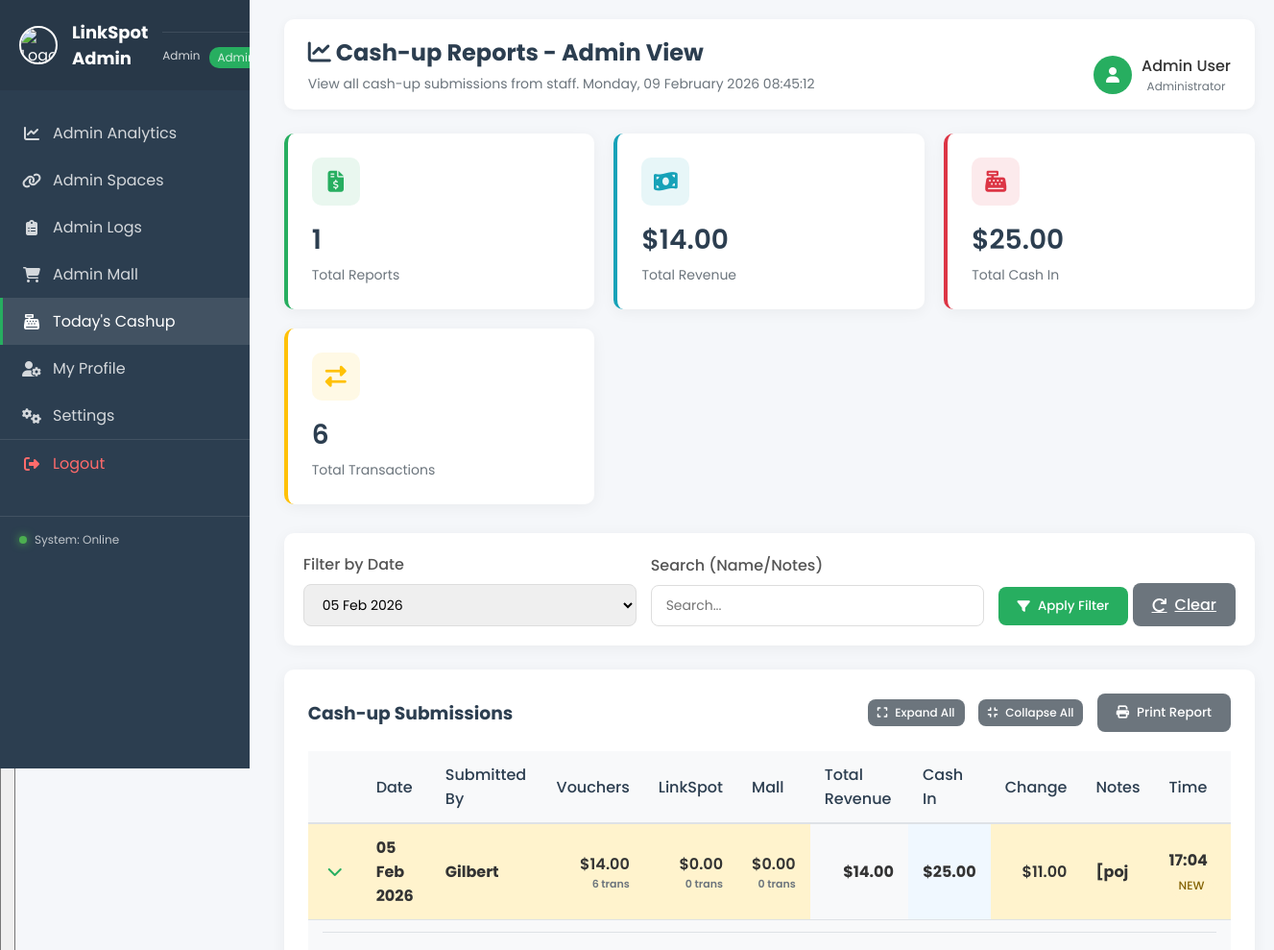
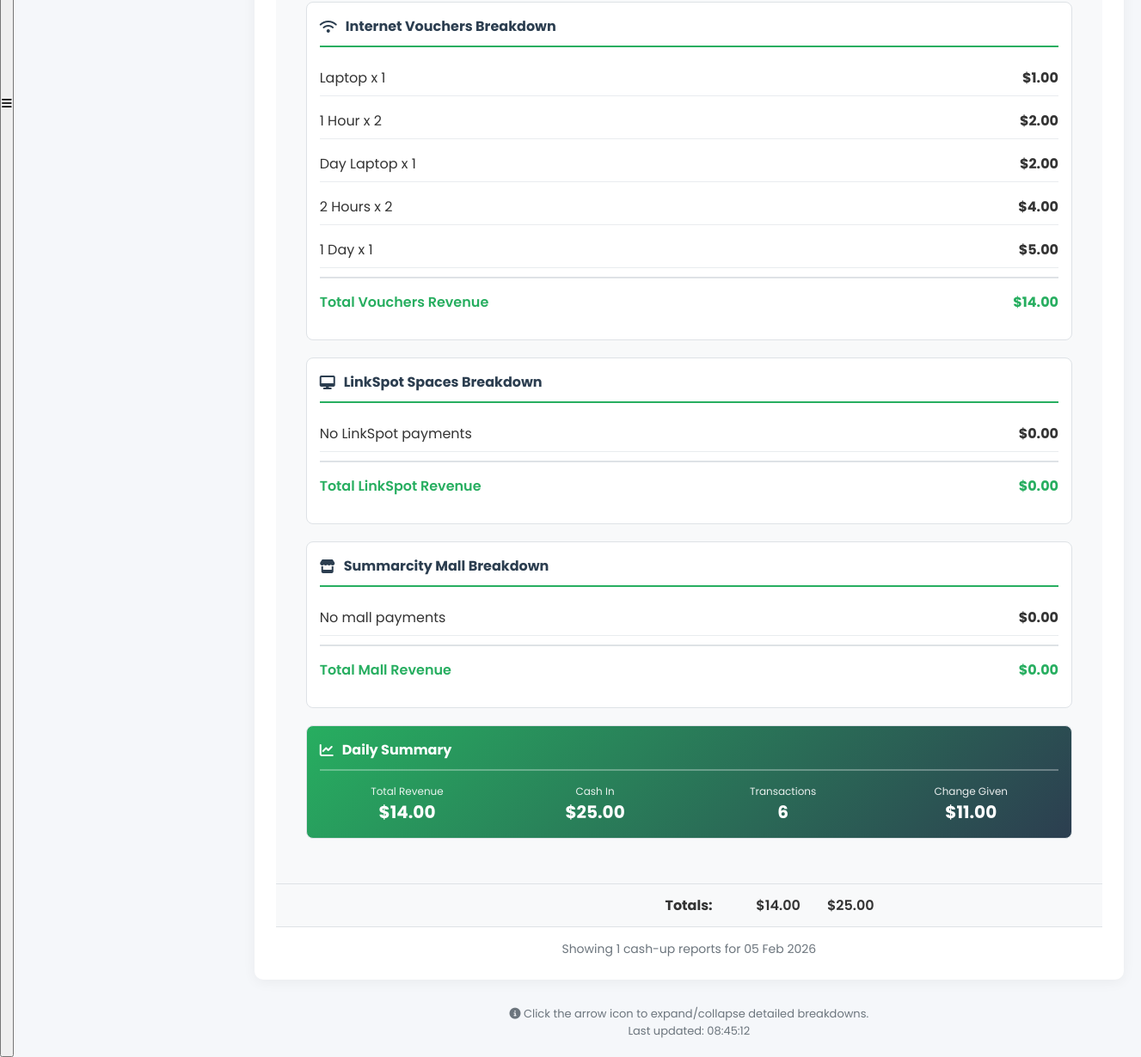
/admin/cashup.php?date=2026-02-05, run on the app's committed database (2 pictures, top to bottom).
### tables this page shows
CREATE TABLE `cashup_submissions` (
  `id` int(11) NOT NULL,
  `submission_date` date NOT NULL,
  `submitted_by_user_id` int(11) DEFAULT NULL,
  `submitted_by_name` varchar(100) NOT NULL,
  `submitted_at` datetime NOT NULL DEFAULT current_timestamp(),
  `daily_vouchers_revenue` decimal(12,2) DEFAULT 0.00,
  `daily_vouchers_cash_received` decimal(12,2) DEFAULT 0.00,
  `daily_vouchers_change_given` decimal(12,2) DEFAULT 0.00,
  `daily_vouchers_transactions` int(11) DEFAULT 0,
  `daily_linkspot_revenue` decimal(12,2) DEFAULT 0.00,
  `daily_linkspot_cash` decimal(12,2) DEFAULT 0.00,
  `daily_linkspot_transactions` int(11) DEFAULT 0,
  `daily_mall_revenue` decimal(12,2) DEFAULT 0.00,
  `daily_mall_cash` decimal(12,2) DEFAULT 0.00,
  `daily_mall_transactions` int(11) DEFAULT 0,
  `grand_total_revenue` decimal(12,2) DEFAULT 0.00,
  `grand_total_cash_in` decimal(12,2) DEFAULT 0.00,
  `notes` text DEFAULT NULL,
  `status` enum('new','seen','resolved') DEFAULT 'new'
);

### admin/cashup.php (the view, shortened to what the rows shown need)
<?php
$db = getDB();
$date = $_GET['date'] ?? '';
$sql = "SELECT * FROM cashup_submissions WHERE 1=1";
$params = [];
$types = '';
if ($date) {
    $sql .= " AND submission_date = ?";
    $params[] = $date;
    $types .= 's';
}
$sql .= " ORDER BY submission_date DESC, submitted_at DESC LIMIT 100";
$stmt = $db->prepare($sql);
if (!empty($params)) {
    $stmt->bind_param($types, ...$params);
}
$stmt->execute();
$result = $stmt->get_result();
$records = $result->fetch_all(MYSQLI_ASSOC);
function getVoucherBreakdown($db, $submissionDate, $submittedByName) {
    $breakdown = [
        'vouchers' => [],
        'linkspot' => [],
        'mall' => []
    ];
    $vStmt = $db->prepare("
        SELECT
            vt.name as voucher_type,
            COUNT(*) as quantity,
            SUM(vsi.unit_price) as total_amount
        FROM voucher_sales vs
        JOIN voucher_sale_items vsi ON vs.id = vsi.sale_id
        JOIN voucher_types vt ON vsi.voucher_type_id = vt.id
        WHERE vs.sale_date = ?
        GROUP BY vt.id, vt.name
        ORDER BY vt.price
    ");
    $vStmt->bind_param("s", $submissionDate);
    $vStmt->execute();
    $vResult = $vStmt->get_result();
    while ($row = $vResult->fetch_assoc()) {
        $breakdown['vouchers'][] = $row;
    }
    $lStmt = $db->prepare("
        SELECT
            payer_name as member_name,
            COUNT(*) as quantity,
            SUM(amount) as total_amount
        FROM linkspot_payments
        WHERE payment_date = ?
        GROUP BY payer_name
        ORDER BY total_amount DESC
    ");
    $lStmt->bind_param("s", $submissionDate);
    $lStmt->execute();
    $lResult = $lStmt->get_result();
    $mStmt = $db->prepare("
        SELECT
            payer_name as shop_name,
            COUNT(*) as quantity,
            SUM(amount) as total_amount
        FROM mall_payments
        WHERE payment_date = ?
        GROUP BY payer_name
        ORDER BY total_amount DESC
    ");
    $mStmt->bind_param("s", $submissionDate);
    $mStmt->execute();
    $mResult = $mStmt->get_result();
    return $breakdown;
}
?>
<!DOCTYPE html>
<html lang="en">
<head>
    <link rel="stylesheet" href="https://cdnjs.cloudflare.com/ajax/libs/font-awesome/6.4.0/css/all.min.css">
</head>
<body>
    <div class="dashboard-page">
        <?php include 'header.php'; ?>
        <div class="main-content">
            <div class="top-bar">
                <div class="page-title">
                    <h1><i class="fas fa-chart-line"></i> Cash-up Reports - Admin View</h1>
                </div>
            </div>
            <div class="table-card">
                <?php if (empty($records)): ?>
                    <div class="no-data">
                        <i class="fas fa-inbox fa-3x" style="color: #dee2e6; margin-bottom: 15px;"></i>
                        <h3>No cash-up reports found</h3>
                        <p>No submissions match your criteria.</p>
                    </div>
                <?php else: ?>
                    <div class="table-responsive">
                        <table class="table">
                            <thead>
                                <tr>
                                    <th width="30"></th>
                                    <th>Date</th>
                                    <th>Submitted By</th>
                                    <th>Vouchers</th>
                                    <th>LinkSpot</th>
                                    <th>Mall</th>
                                    <th>Total Revenue</th>
                                    <th>Cash In</th>
                                    <th>Change</th>
                                    <th>Notes</th>
                                    <th>Time</th>
                                </tr>
                            </thead>
                            <tbody>
                                <?php foreach ($records as $index => $record):
                                    $isNew = isset($record['status']) && $record['status'] === 'new';
                                    $breakdown = getVoucherBreakdown($db, $record['submission_date'], $record['submitted_by_name']);
                                ?>
                                <tr class="<?= $isNew ? 'status-new' : '' ?>" id="row-<?= $index ?>">
                                    <td>
                                        <button class="expand-btn" onclick="toggleRow(<?= $index ?>)">
                                            <i class="fas fa-chevron-right" id="icon-<?= $index ?>"></i>
                                        </button>
                                    </td>
                                    <td><strong><?= date('d M Y', strtotime($record['submission_date'])) ?></strong></td>
                                    <td><?= htmlspecialchars($record['submitted_by_name']) ?></td>
                                    <td class="money">
                                        $<?= number_format($record['daily_vouchers_revenue'], 2) ?>
                                        <div style="font-size: 11px; color: #6c757d;">
                                            <?= $record['daily_vouchers_transactions'] ?> trans
                                        </div>
                                    </td>
                                    <td class="money">
                                        $<?= number_format($record['daily_linkspot_revenue'], 2) ?>
                                        <div style="font-size: 11px; color: #6c757d;">
                                            <?= $record['daily_linkspot_transactions'] ?> trans
                                        </div>
                                    </td>
                                    <td class="money">
                                        $<?= number_format($record['daily_mall_revenue'], 2) ?>
                                        <div style="font-size: 11px; color: #6c757d;">
                                            <?= $record['daily_mall_transactions'] ?> trans
                                        </div>
                                    </td>
                                    <td class="money" style="background: #f8f9fa;">
                                        <strong>$<?= number_format($record['grand_total_revenue'], 2) ?></strong>
                                    </td>
                                    <td class="money" style="background: #f0f8ff;">
                                        <strong>$<?= number_format($record['grand_total_cash_in'], 2) ?></strong>
                                    </td>
                                    <td class="money">
                                        $<?= number_format($record['daily_vouchers_change_given'], 2) ?>
                                    </td>
                                    <td class="notes-cell" title="<?= htmlspecialchars($record['notes']) ?>">
                                        <?= htmlspecialchars($record['notes'] ?: '—') ?>
                                    </td>
                                    <td>
                                        <?= date('H:i', strtotime($record['submitted_at'])) ?>
                                        <?php if ($isNew): ?>
                                            <span class="badge badge-warning">NEW</span>
                                        <?php endif; ?>
                                    </td>
                                </tr>
                                <tr class="details-row" id="details-<?= $index ?>">
                                    <td colspan="11">
                                        <div class="details-content">
                                            <div class="details-section">
                                                <h4><i class="fas fa-wifi"></i> Internet Vouchers Breakdown</h4>
                                                <?php if (!empty($breakdown['vouchers'])): ?>
                                                    <?php foreach ($breakdown['vouchers'] as $voucher): ?>
                                                    <div class="item-row">
                                                        <div><?= htmlspecialchars($voucher['voucher_type']) ?> x <?= $voucher['quantity'] ?></div>
                                                        <div><strong>$<?= number_format($voucher['total_amount'], 2) ?></strong></div>
                                                    </div>
                                                    <?php endforeach; ?>
                                                <?php endif; ?>
                                                <div class="item-row total">
                                                    <div>Total Vouchers Revenue</div>
                                                    <div><strong>$<?= number_format($record['daily_vouchers_revenue'], 2) ?></strong></div>
                                                </div>
                                            </div>
                                            <div class="details-section">
                                                <h4><i class="fas fa-desktop"></i> LinkSpot Spaces Breakdown</h4>
                                                <?php if (!empty($breakdown['linkspot'])): ?>
                                                    <?php foreach ($breakdown['linkspot'] as $member): ?>
                                                    <div class="item-row">
                                                        <div><?= htmlspecialchars($member['member_name']) ?> x <?= $member['quantity'] ?></div>
                                                        <div><strong>$<?= number_format($member['total_amount'], 2) ?></strong></div>
                                                    </div>
                                                    <?php endforeach; ?>
                                                <?php else: ?>
                                                    <div class="item-row">
                                                        <div>No LinkSpot payments</div>
                                                        <div><strong>$0.00</strong></div>
                                                    </div>
                                                <?php endif; ?>
                                                <div class="item-row total">
                                                    <div>Total LinkSpot Revenue</div>
                                                    <div><strong>$<?= number_format($record['daily_linkspot_revenue'], 2) ?></strong></div>
                                                </div>
                                            </div>
                                            <div class="details-section">
                                                <h4><i class="fas fa-store"></i> Summarcity Mall Breakdown</h4>
                                                <?php if (!empty($breakdown['mall'])): ?>
                                                    <?php foreach ($breakdown['mall'] as $shop): ?>
                                                    <div class="item-row">
                                                        <div><?= htmlspecialchars($shop['shop_name']) ?> x <?= $shop['quantity'] ?></div>
                                                        <div><strong>$<?= number_format($shop['total_amount'], 2) ?></strong></div>
                                                    </div>
                                                    <?php endforeach; ?>
                                                <?php else: ?>
                                                    <div class="item-row">
                                                        <div>No mall payments</div>
                                                        <div><strong>$0.00</strong></div>
                                                    </div>
                                                <?php endif; ?>
                                                <div class="item-row total">
                                                    <div>Total Mall Revenue</div>
                                                    <div><strong>$<?= number_format($record['daily_mall_revenue'], 2) ?></strong></div>
                                                </div>
                                            </div>
                                            <div class="details-section" style="background: linear-gradient(135deg, var(--primary) 0%, var(--secondary) 100%); color: white;">
                                                <h4 style="color: white; border-bottom-color: rgba(255,255,255,0.3);">
                                                    <i class="fas fa-chart-line"></i> Daily Summary
                                                </h4>
                                                <div style="display: grid; grid-template-columns: repeat(auto-fit, minmax(150px, 1fr)); gap: 15px; text-align: center;">
                                                    <div>
                                                        <div style="font-size: 12px; opacity: 0.9;">Total Revenue</div>
                                                        <div style="font-size: 20px; font-weight: bold;">$<?= number_format($record['grand_total_revenue'], 2) ?></div>
                                                    </div>
                                                    <div>
                                                        <div style="font-size: 12px; opacity: 0.9;">Cash In</div>
                                                        <div style="font-size: 20px; font-weight: bold;">$<?= number_format($record['grand_total_cash_in'], 2) ?></div>
                                                    </div>
                                                    <div>
                                                        <div style="font-size: 12px; opacity: 0.9;">Transactions</div>
                                                        <div style="font-size: 20px; font-weight: bold;">
                                                            <?= $record['daily_vouchers_transactions'] + $record['daily_linkspot_transactions'] + $record['daily_mall_transactions'] ?>
                                                        </div>
                                                    </div>
                                                    <div>
                                                        <div style="font-size: 12px; opacity: 0.9;">Change Given</div>
                                                        <div style="font-size: 20px; font-weight: bold;">$<?= number_format($record['daily_vouchers_change_given'], 2) ?></div>
                                                    </div>
                                                </div>
                                            </div>
                                        </div>
                                    </td>
                                </tr>
                                <?php endforeach; ?>
                            </tbody>
                        </table>
                    </div>
                <?php endif; ?>
            </div>
        </div>
    </div>
</body>
</html>

### data on the page
cashup_submissions: submission_date "05 Feb 2026", submitted_by_name "Gilbert", daily_vouchers_revenue "14.00", daily_vouchers_transactions "6", daily_linkspot_revenue "0.00", daily_linkspot_transactions "0", daily_mall_revenue "0.00", daily_mall_transactions "0", grand_total_revenue "14.00", grand_total_cash_in "25.00", daily_vouchers_change_given "11.00", notes "[poj", submitted_at "17:04", status "NEW", voucher_type "Laptop", quantity "1", total_amount "1.00", voucher_type "1 Hour", quantity "2", total_amount "2.00", voucher_type "Day Laptop", voucher_type "2 Hours", total_amount "4.00", voucher_type "1 Day", total_amount "5.00"

### other printed values
$user_name "Admin"
count($records) "1"
$totalRevenue "14.00"
$totalCash "25.00"
$totalTransactions "6"
date('d M Y', strtotime($date)) "05 Feb 2026"
form field date "05 Feb 2026"
